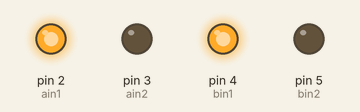
Recording of a sketch running on a simulated Arduino Uno, built with avr-gcc and run on an emulated ATmega328P. Parts: output pins drawn as LEDs (lit = HIGH).

Above: at 0.1 s.
Timing chart, 0 to 1.6 s (numbered marks = the images above):
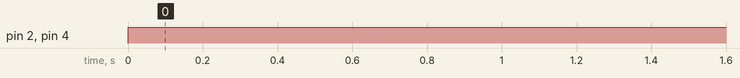

Measured:
- by itself, pin 2 (ain1), pin 4 (bin1): LOW → HIGH at 0.00 s

The sketch:

firstROBO_RACECode.ino
```cpp
#include<Ultrasonic.h>
  const int ain1 = 2;
  const int ain2 = 3;
  const int bin1 = 4;
  const int bin2 = 5;
  Ultrasonic ultrasonic(12, 13);
void setup(){
  pinMode(ain1,OUTPUT);
  pinMode(ain2,OUTPUT);
  pinMode(bin1,OUTPUT);
  pinMode(bin2,OUTPUT);

}
void GO(){
  digitalWrite(ain1,1);
  digitalWrite(ain2,0);

  digitalWrite(bin1,1);
  digitalWrite(bin2,0);
}
void left(){
  digitalWrite(ain1,0);
  digitalWrite(ain2,1);

  digitalWrite(bin1,1);
  digitalWrite(bin2,0);
}
void loop(){
  // if(ultrasonic.read(CM)<5){
  //   delay(100);
  //   left();
  // }
  // else{
  //   delay(100);
  //   GO();
  // }
  GO();
}
```
